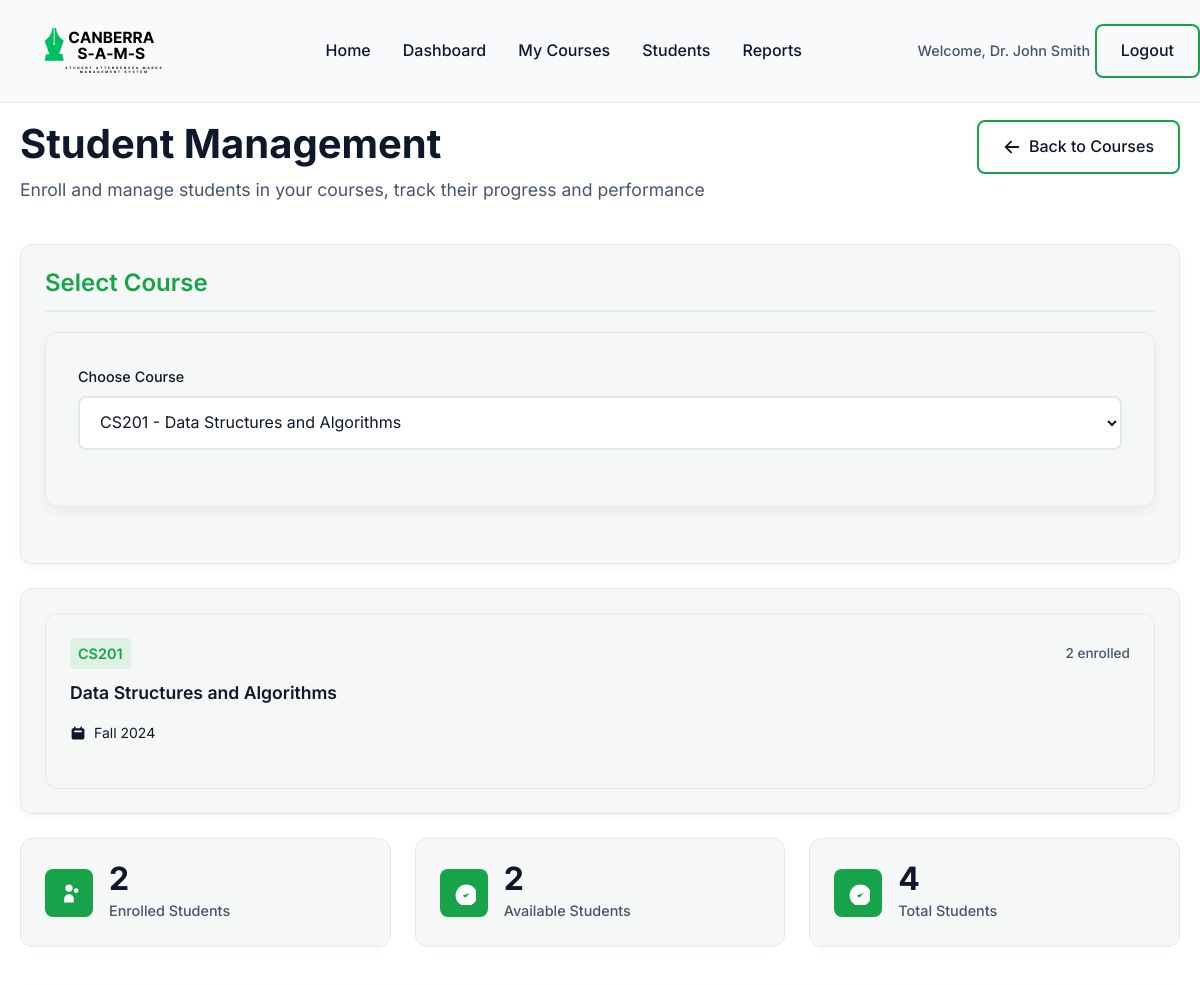
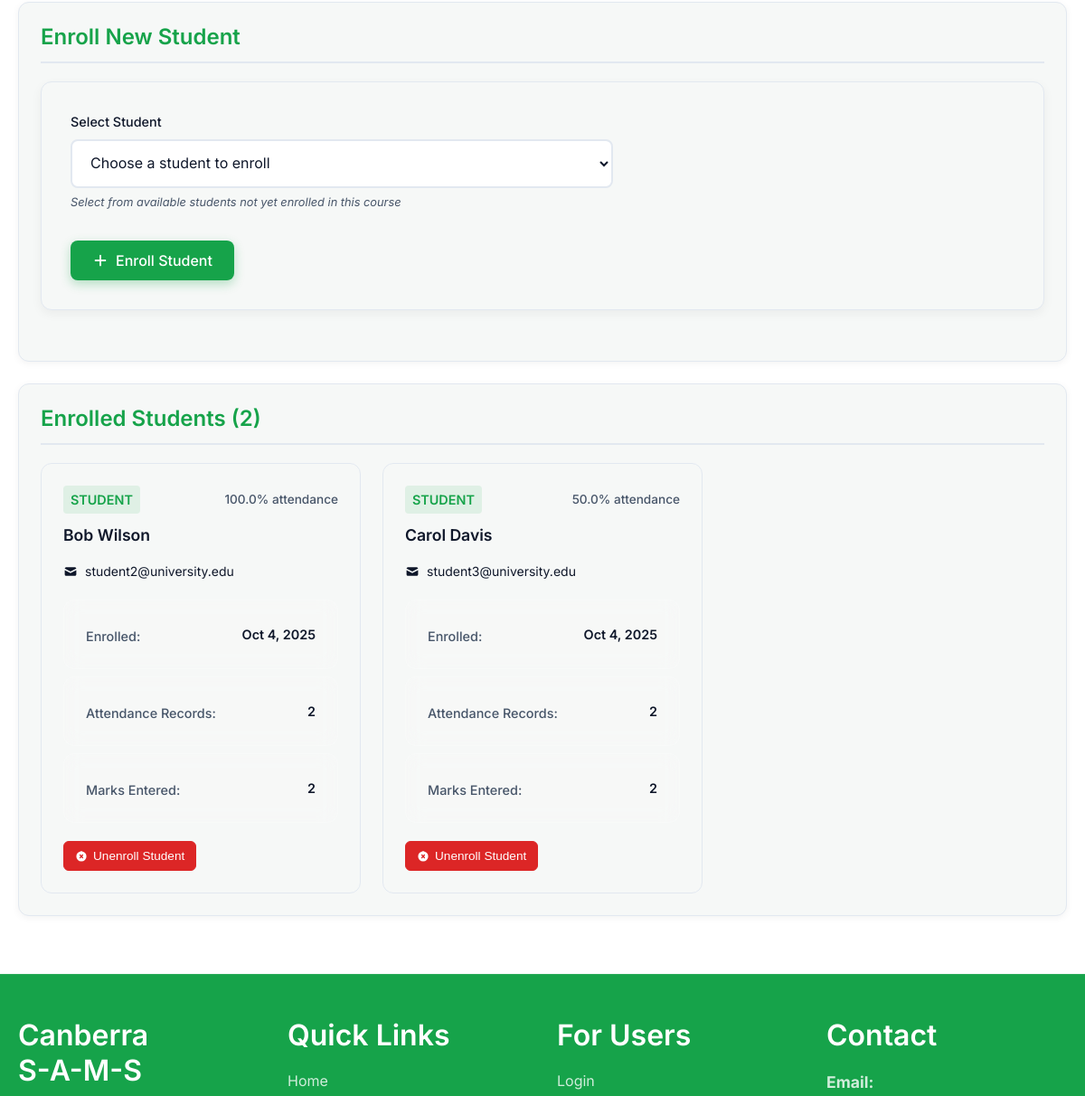
Before: /students.php?course_id=2 (signed in, upper part) with the older database file (2 pictures, top to bottom).
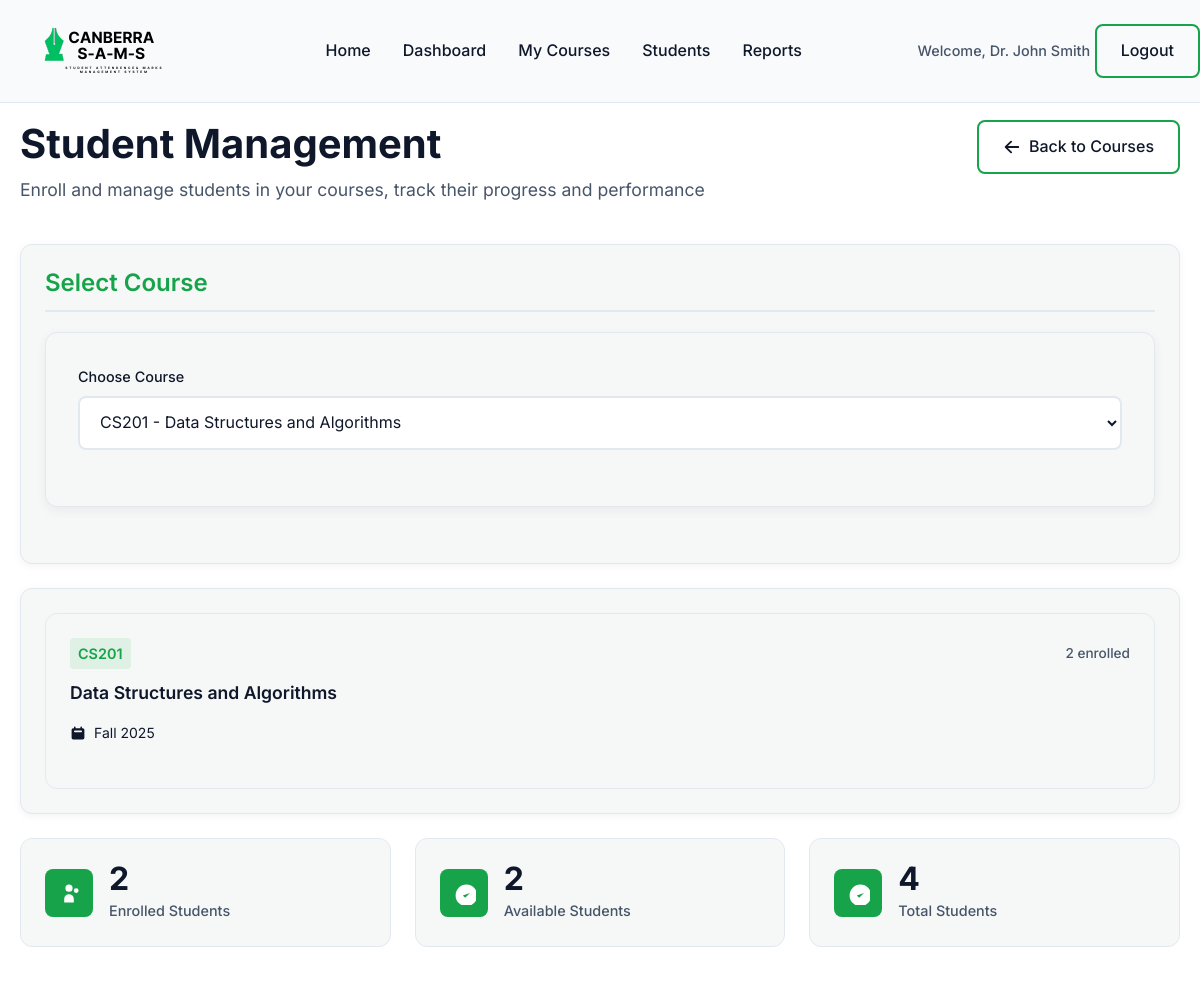
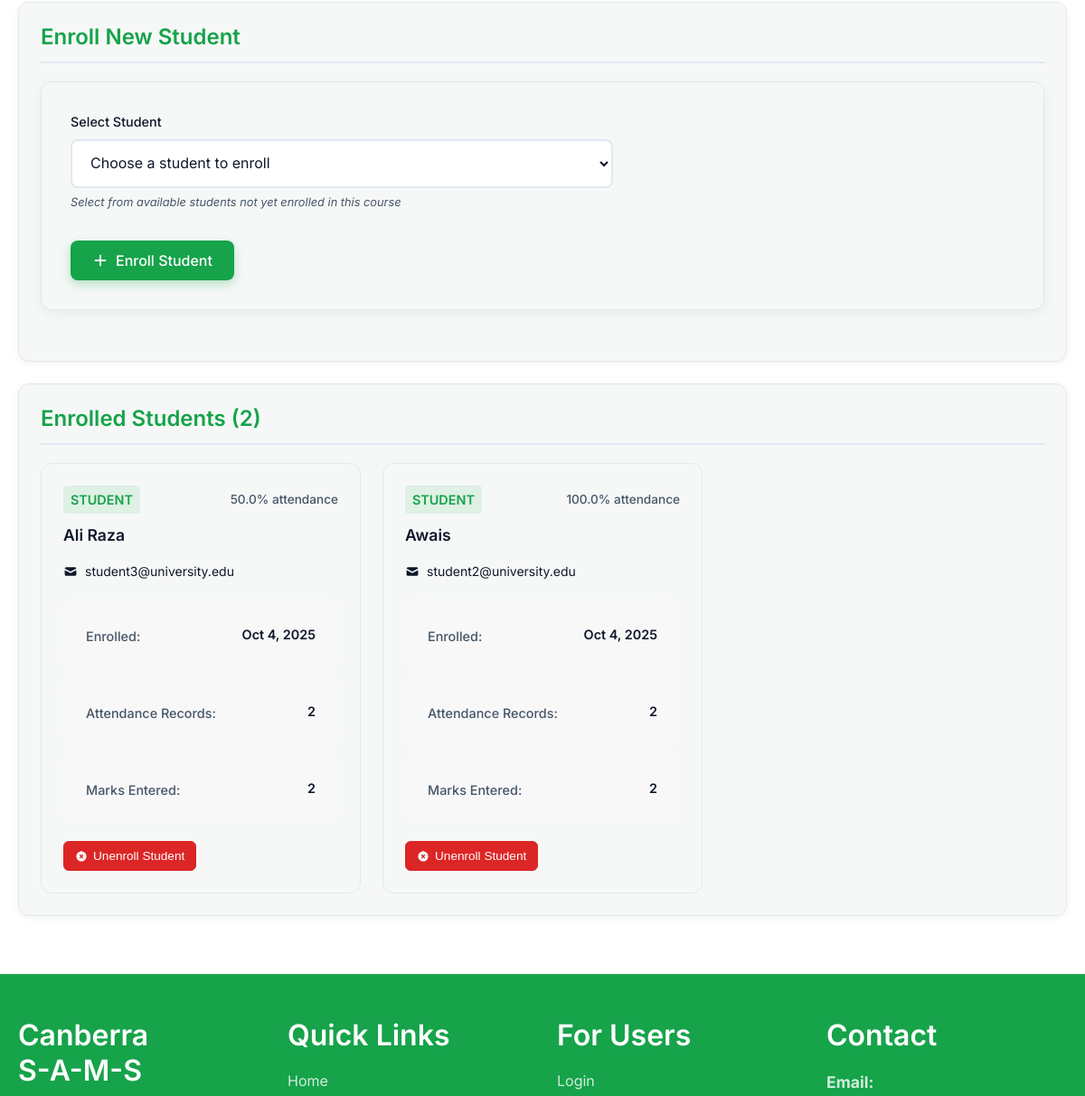
After: the same page with the newer database file (2 pictures, top to bottom).
### tables this page shows
CREATE TABLE courses (
    course_id INT AUTO_INCREMENT PRIMARY KEY,
    course_name VARCHAR(255) NOT NULL,
    course_code VARCHAR(20) UNIQUE NOT NULL,
    semester VARCHAR(50) NOT NULL,
    lecturer_id INT NOT NULL,
    created_at TIMESTAMP DEFAULT CURRENT_TIMESTAMP,
    FOREIGN KEY (lecturer_id) REFERENCES users(user_id) ON DELETE CASCADE
);

CREATE TABLE users (
    user_id INT AUTO_INCREMENT PRIMARY KEY,
    name VARCHAR(255) NOT NULL,
    email VARCHAR(255) UNIQUE NOT NULL,
    password VARCHAR(255) NOT NULL,
    role ENUM('student', 'lecturer') NOT NULL,
    created_at TIMESTAMP DEFAULT CURRENT_TIMESTAMP
);

### students.php (the view, shortened to what the changed rows need)
<?php
require_once 'includes/header.php';
$user = current_user();
$course_id = $_GET['course_id'] ?? '';
if ($course_id) {
    try {
        $stmt = $pdo->prepare("SELECT * FROM courses WHERE course_id = ? AND lecturer_id = ?");
        $stmt->execute([$course_id, $user['user_id']]);
        $course = $stmt->fetch();
    } catch (Exception $e) {
        header('Location: courses.php');
        exit;
    }
}
try {
    $stmt = $pdo->prepare("SELECT user_id, name, email FROM users WHERE role = 'student' ORDER BY name");
    $stmt->execute();
    $all_students = $stmt->fetchAll();
} catch (Exception $e) {
    $all_students = [];
}
$enrolled_students = [];
if ($course_id) {
    try {
        $stmt = $pdo->prepare("
            SELECT u.user_id, u.name, u.email, e.enrolled_at,
                   COUNT(DISTINCT a.attendance_id) as attendance_count,
                   COUNT(DISTINCT m.mark_id) as marks_count,
                   ROUND(AVG(CASE WHEN a.status = 'Present' THEN 100 ELSE 0 END), 1) as attendance_rate
            FROM users u
            JOIN enrollments e ON u.user_id = e.student_id
            LEFT JOIN attendance a ON u.user_id = a.student_id AND a.course_id = ?
            LEFT JOIN marks m ON u.user_id = m.student_id AND m.course_id = ?
            WHERE e.course_id = ?
            GROUP BY u.user_id, u.name, u.email, e.enrolled_at
            ORDER BY u.name
        ");
        $stmt->execute([$course_id, $course_id, $course_id]);
        $enrolled_students = $stmt->fetchAll();
    } catch (Exception $e) {
        $enrolled_students = [];
    }
}
$total_students = count($all_students);
$enrolled_count = count($enrolled_students);
$available_students = $total_students - $enrolled_count;
?>
<div class="dashboard-container">
    <div class="dashboard-header">
        <div class="welcome-section">
            <h1>Student Management</h1>
        </div>
    </div>
    <div class="dashboard-section">
        <div class="section-header">
            <h2>Select Course</h2>
        </div>
    </div>
    <?php if ($course_id && $course): ?>
        <div class="dashboard-section">
            <div class="course-card">
                <div class="course-header">
                    <div class="course-code"><?php echo htmlspecialchars($course['course_code']); ?></div>
                    <div class="course-students"><?php echo $enrolled_count; ?> enrolled</div>
                </div>
                <div class="course-title"><?php echo htmlspecialchars($course['course_name']); ?></div>
                <div class="course-meta">
                    <div class="course-date">
                        <svg viewBox="0 0 20 20" fill="currentColor">
                            <path fill-rule="evenodd" d="M6 2a1 1 0 00-1 1v1H4a2 2 0 00-2 2v10a2 2 0 002 2h12a2 2 0 002-2V6a2 2 0 00-2-2h-1V3a1 1 0 10-2 0v1H7V3a1 1 0 00-1-1zm0 5a1 1 0 000 2h8a1 1 0 100-2H6z" clip-rule="evenodd" />
                        </svg>
                        <?php echo htmlspecialchars($course['semester']); ?>
                    </div>
                </div>
            </div>
        </div>
        <div class="dashboard-stats">
            <div class="stat-card">
                <div class="stat-icon">
                    <svg viewBox="0 0 20 20" fill="currentColor">
                        <path d="M13 6a3 3 0 11-6 0 3 3 0 016 0zM18 8a2 2 0 11-4 0 2 2 0 014 0zM14 15a4 4 0 00-8 0v3h8v-3z" />
                    </svg>
                </div>
                <div class="stat-content">
                    <div class="stat-number"><?php echo $enrolled_count; ?></div>
                    <div class="stat-label">Enrolled Students</div>
                </div>
            </div>
            <div class="stat-card">
                <div class="stat-icon">
                    <svg viewBox="0 0 20 20" fill="currentColor">
                        <path d="M9 12l2 2 4-4m6 2a9 9 0 11-18 0 9 9 0 0118 0z" />
                    </svg>
                </div>
                <div class="stat-content">
                    <div class="stat-number"><?php echo $available_students; ?></div>
                    <div class="stat-label">Available Students</div>
                </div>
            </div>
            <div class="stat-card">
                <div class="stat-icon">
                    <svg viewBox="0 0 20 20" fill="currentColor">
                        <path d="M9 12l2 2 4-4m6 2a9 9 0 11-18 0 9 9 0 0118 0z" />
                    </svg>
                </div>
                <div class="stat-content">
                    <div class="stat-number"><?php echo $total_students; ?></div>
                    <div class="stat-label">Total Students</div>
                </div>
            </div>
        </div>
        <div class="dashboard-section">
            <div class="section-header">
                <h2>Enroll New Student</h2>
            </div>
            <div class="course-form-container">
                <form method="POST" class="course-form">
                    <div class="form-group">
                        <label for="student_id">Select Student</label>
                        <select id="student_id" name="student_id" required>
                            <option value="">Choose a student to enroll</option>
                        </select>
                        <small>Select from available students not yet enrolled in this course</small>
                    </div>
                    <div class="form-actions">
                        <button type="submit" class="btn btn-primary">
                            <svg viewBox="0 0 20 20" fill="currentColor">
                                <path fill-rule="evenodd" d="M10 3a1 1 0 011 1v5h5a1 1 0 110 2h-5v5a1 1 0 11-2 0v-5H4a1 1 0 110-2h5V4a1 1 0 011-1z" clip-rule="evenodd" />
                            </svg>
                            Enroll Student
                        </button>
                    </div>
                </form>
            </div>
        </div>
        <div class="dashboard-section">
            <div class="section-header">
                <h2>Enrolled Students (<?php echo $enrolled_count; ?>)</h2>
            </div>
            <?php if (empty($enrolled_students)): ?>
                <div class="empty-state">
                    <div class="empty-icon">
                        <svg viewBox="0 0 20 20" fill="currentColor">
                            <path d="M13 6a3 3 0 11-6 0 3 3 0 016 0zM18 8a2 2 0 11-4 0 2 2 0 014 0zM14 15a4 4 0 00-8 0v3h8v-3z" />
                        </svg>
                    </div>
                    <h3>No Students Enrolled</h3>
                    <p>Enroll students in this course to start tracking attendance and managing marks.</p>
                </div>
            <?php else: ?>
                <div class="courses-grid">
                    <?php foreach ($enrolled_students as $student): ?>
                        <div class="course-card">
                            <div class="course-header">
                                <div class="course-code">STUDENT</div>
                                <div class="course-students">
                                    <?php echo $student['attendance_rate'] ?? 0; ?>% attendance
                                </div>
                            </div>
                            <div class="course-title"><?php echo htmlspecialchars($student['name']); ?></div>
                            <div class="course-meta">
                                <div class="course-date">
                                    <svg viewBox="0 0 20 20" fill="currentColor">
                                        <path d="M2.003 5.884L10 9.882l7.997-3.998A2 2 0 0016 4H4a2 2 0 00-1.997 1.884z" />
                                        <path d="M18 8.118l-8 4-8-4V14a2 2 0 002 2h12a2 2 0 002-2V8.118z" />
                                    </svg>
                                    <?php echo htmlspecialchars($student['email']); ?>
                                </div>
                            </div>
                            <div class="course-stats">
                                <div class="stat-item">
                                    <span class="stat-label">Enrolled:</span>
                                    <span class="stat-value"><?php echo date('M j, Y', strtotime($student['enrolled_at'])); ?></span>
                                </div>
                                <div class="stat-item">
                                    <span class="stat-label">Attendance Records:</span>
                                    <span class="stat-value"><?php echo $student['attendance_count']; ?></span>
                                </div>
                                <div class="stat-item">
                                    <span class="stat-label">Marks Entered:</span>
                                    <span class="stat-value"><?php echo $student['marks_count']; ?></span>
                                </div>
                            </div>
                            <div class="course-actions">
                                <form method="POST" style="display: inline; width: 100%;"
                                      onsubmit="return confirm('Are you sure you want to unenroll this student?')">
                                    <button type="submit" class="action-btn" style="background: #dc2626; color: white; border-color: #dc2626;">
                                        Unenroll Student
                                    </button>
                                </form>
                            </div>
                        </div>
                    <?php endforeach; ?>
                </div>
            <?php endif; ?>
        </div>
    <?php endif; ?>
</div>
<?php require_once 'includes/footer.php'; ?>

Changed rows visible on the page:
changed courses "Data Structures and Algorithms": semester "Fall 2024" → "Fall 2025"
changed users "student3@university.edu": name "Carol Davis" → "Ali Raza"; moves up the list
changed users "student2@university.edu": name "Bob Wilson" → "Awais"
